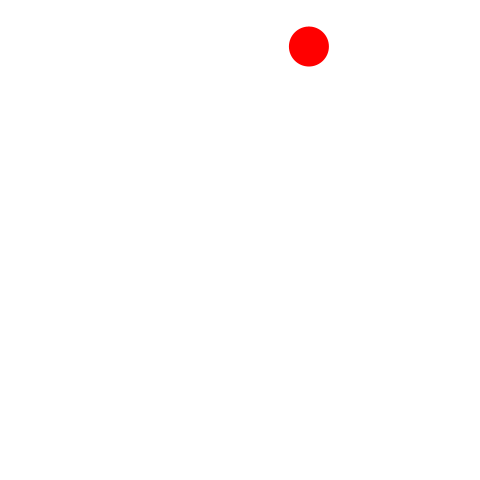
Frame 1 (no input)
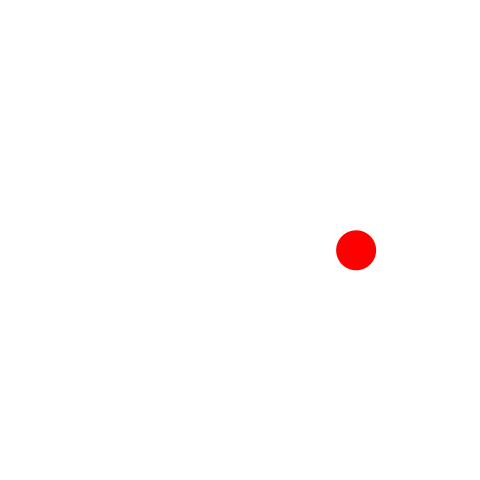
Frame 60 (the mouse pressed at the canvas centre just before this capture)
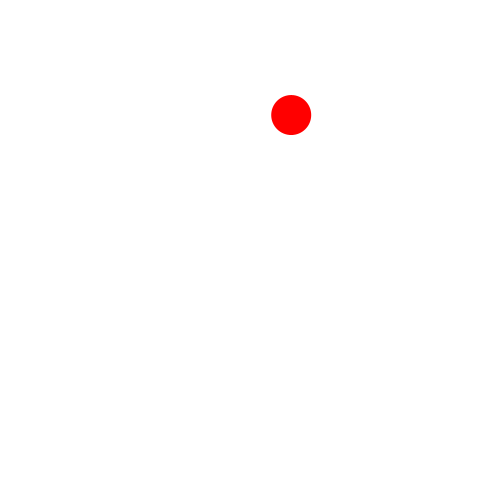
Frame 120 (the mouse held since frame 60 and released just before this capture)

The Processing sketch that drew these frames (run headless with seeded random() and noise(); from frame 60 on, the mouse is pressed at the canvas centre):

// Processing sketch: interactiveCrowd
// ── interactiveCrowd.pde
final float vx0min = -7;
final float vx0max = 5;
final float vy0min = 4;
final float vy0max = 15;
final float fps = 60;
final float hueMax = 360.0;
int ballCount;
int n = 200;
Ball[] balls = new Ball[n];

void setup() {
  frameRate(fps);
  size(480, 480);
  noStroke();
  colorMode(HSB, hueMax, 100, 100);
  fill(0, 0, 0);
  balls[0] = new Ball();
  ballCount = 1;
}

void draw() {
  background(0, 0, 100);
  if(ballCount > 200){
    ballCount = 200;
  }
  for(int i = 0; i < ballCount; i++){
    balls[i].move();
    balls[i].draw();
  }
}

class Ball{
  final float gravity = 9.8 / fps;
  final float elas = 0.98;
  float d = 40;
  float hue;
  float x;
  float y;
  float vx;
  float vy;
  boolean isMouseIn = false;
  float rotation = 0;
  
  Ball(float d, float x, float y,float vx, float vy){
    this.d = d;
    this.x = x;
    this.y = y;
    this.vx = vx;
    this.vy = vy;
    hue = (d * 9) % 360;
  }
  Ball(){
    x = random(d / 2, width - d / 2);
    y = random(d / 2, height / 5);
    vx = random(vx0min, vx0max);
    vy = random(vy0min, vy0max);
    hue = (d * 9) % 360;
  }
  
  void move(){
    float mx2 = (mouseX - x) * (mouseX - x);
    float my2 = (mouseY - y) * (mouseY - y);
    if(mx2 + my2 < d / 2 * d / 2){
      isMouseIn = true;
      rectMode(CENTER);
      pushMatrix();
      translate(x,y);
      rotate(radians(rotation));
      fill(hue, 100, 100);
      rect(0,0,d,d); //<>//
      popMatrix();
      if(mousePressed){
        rotation -= 5;
        x = mouseX;
        y = mouseY;
      }else{
        rotation += 5;
      }
    }else{
      if(isMouseIn){
        if(ballCount < 200){
          d = d * 5 / 6;
          hue = (d * 9) % 360;
          balls[ballCount] = new Ball(d, x, y, -vx * 1.2, vy * 1.1);
          ballCount++;
        }
        isMouseIn = false;
        rotation = 0;
      }
      if(mousePressed){
        x  += vx / 4;
        vy += gravity / 4;
        y  += vy / 4;
      }else{
        x  += vx;
        vy += gravity;
        y  += vy;
      }
      if (x < d / 2) {
        vx = - vx * elas;
        x = d / 2;
      } else if (x > width - d / 2) {
        vx = - vx  * elas;
        x = width - d / 2;
      }
      if (y > height - d / 2) {
        vy = - vy * elas;
        y = height - d / 2;
      } else if (y < d / 2) {
        vy = - vy * elas;
        y = d / 2;
      }
    }
  }
  void draw(){
    fill(hue, 100, 100);
    ellipse(x, y, d, d);
  }
}
